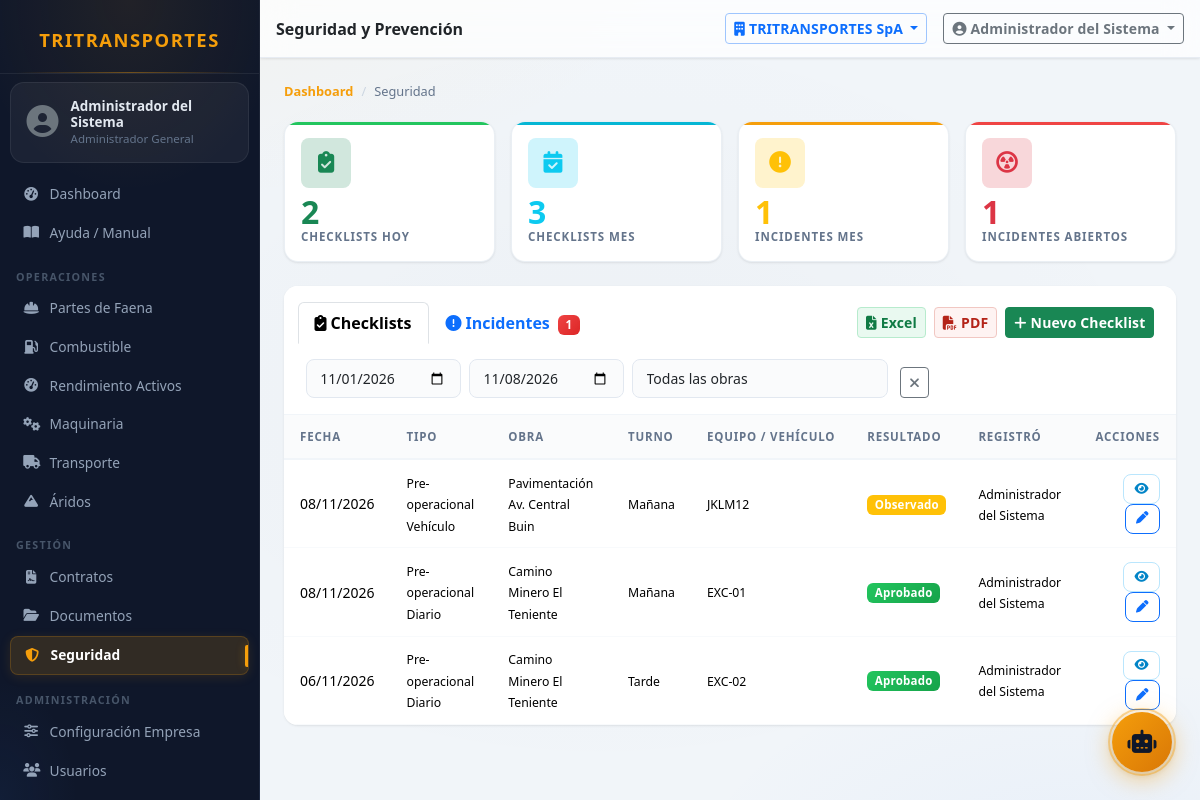
/modules/seguridad/index.php (signed in), run on the app's committed database.
### tables this page shows
CREATE TABLE IF NOT EXISTS checklists_registros (
    id             INT UNSIGNED AUTO_INCREMENT PRIMARY KEY,
    empresa_id     INT UNSIGNED NOT NULL,
    tipo_id        INT UNSIGNED,
    obra_id        INT UNSIGNED,
    equipo_id      INT UNSIGNED,
    vehiculo_id    INT UNSIGNED,
    trabajador_id  INT UNSIGNED,
    fecha          DATE NOT NULL,
    turno          ENUM('mañana','tarde','noche') DEFAULT 'mañana',
    resultado      ENUM('aprobado','rechazado','observado') NOT NULL DEFAULT 'aprobado',
    observaciones  TEXT,
    firma_b64      MEDIUMTEXT,
    creado_por     INT UNSIGNED,
    created_at     DATETIME NOT NULL DEFAULT CURRENT_TIMESTAMP,
    CONSTRAINT fk_chk_emp  FOREIGN KEY (empresa_id)    REFERENCES empresas(id),
    CONSTRAINT fk_chk_tipo FOREIGN KEY (tipo_id)       REFERENCES tipos_checklist(id) ON DELETE SET NULL,
    CONSTRAINT fk_chk_obra FOREIGN KEY (obra_id)       REFERENCES obras(id)           ON DELETE SET NULL,
    CONSTRAINT fk_chk_eq   FOREIGN KEY (equipo_id)     REFERENCES equipos(id)         ON DELETE SET NULL,
    CONSTRAINT fk_chk_veh  FOREIGN KEY (vehiculo_id)   REFERENCES vehiculos(id)       ON DELETE SET NULL,
    CONSTRAINT fk_chk_usr  FOREIGN KEY (creado_por)    REFERENCES usuarios(id)        ON DELETE SET NULL,
    INDEX idx_chk_emp_f (empresa_id, fecha)
);

CREATE TABLE IF NOT EXISTS tipos_checklist (
    id        INT UNSIGNED AUTO_INCREMENT PRIMARY KEY,
    nombre    VARCHAR(100) NOT NULL,
    aplica_a  VARCHAR(60) DEFAULT 'equipo',
    activo    TINYINT(1)  NOT NULL DEFAULT 1,
    UNIQUE KEY uq_nombre (nombre)
);

CREATE TABLE IF NOT EXISTS obras (
    id          INT UNSIGNED AUTO_INCREMENT PRIMARY KEY,
    empresa_id  INT UNSIGNED NOT NULL,
    nombre      VARCHAR(150) NOT NULL,
    codigo      VARCHAR(30),
    cliente_id  INT UNSIGNED,
    descripcion TEXT,
    fecha_inicio DATE,
    fecha_termino DATE,
    estado      ENUM('activa','pausada','finalizada') NOT NULL DEFAULT 'activa',
    lat         DECIMAL(10,7),
    lng         DECIMAL(10,7),
    activo      TINYINT(1)   NOT NULL DEFAULT 1,
    created_at  DATETIME     NOT NULL DEFAULT CURRENT_TIMESTAMP,
    updated_at  DATETIME     NOT NULL DEFAULT CURRENT_TIMESTAMP ON UPDATE CURRENT_TIMESTAMP,
    CONSTRAINT fk_obra_emp FOREIGN KEY (empresa_id) REFERENCES empresas(id),
    CONSTRAINT fk_obra_cli FOREIGN KEY (cliente_id) REFERENCES clientes(id) ON DELETE SET NULL
);

CREATE TABLE IF NOT EXISTS vehiculos (
    id           INT UNSIGNED AUTO_INCREMENT PRIMARY KEY,
    empresa_id   INT UNSIGNED NOT NULL,
    patente      VARCHAR(10)  NOT NULL,
    marca        VARCHAR(60),
    modelo       VARCHAR(80),
    anio         SMALLINT UNSIGNED,
    categoria_id INT UNSIGNED,
    color        VARCHAR(40),
    odometro     INT UNSIGNED DEFAULT 0,
    activo       TINYINT(1)   NOT NULL DEFAULT 1,
    created_at   DATETIME     NOT NULL DEFAULT CURRENT_TIMESTAMP,
    updated_at   DATETIME     NOT NULL DEFAULT CURRENT_TIMESTAMP ON UPDATE CURRENT_TIMESTAMP,
    UNIQUE KEY uq_patente (empresa_id, patente),
    CONSTRAINT fk_veh_emp  FOREIGN KEY (empresa_id)   REFERENCES empresas(id),
    CONSTRAINT fk_veh_cat  FOREIGN KEY (categoria_id) REFERENCES categorias_vehiculo(id) ON DELETE SET NULL
);

CREATE TABLE IF NOT EXISTS usuarios (
    id            INT UNSIGNED AUTO_INCREMENT PRIMARY KEY,
    empresa_id    INT UNSIGNED NOT NULL,
    trabajador_id INT UNSIGNED,
    email         VARCHAR(120) NOT NULL,
    nombre        VARCHAR(120) NOT NULL,
    password_hash VARCHAR(255) NOT NULL,
    rol_id        INT UNSIGNED NOT NULL,
    activo        TINYINT(1)   NOT NULL DEFAULT 1,
    ultimo_acceso DATETIME,
    created_at    DATETIME     NOT NULL DEFAULT CURRENT_TIMESTAMP,
    updated_at    DATETIME     NOT NULL DEFAULT CURRENT_TIMESTAMP ON UPDATE CURRENT_TIMESTAMP,
    UNIQUE KEY uq_email (email),
    CONSTRAINT fk_usr_emp  FOREIGN KEY (empresa_id)    REFERENCES empresas(id),
    CONSTRAINT fk_usr_trab FOREIGN KEY (trabajador_id) REFERENCES trabajadores(id) ON DELETE SET NULL,
    CONSTRAINT fk_usr_rol  FOREIGN KEY (rol_id)        REFERENCES roles(id)
);

CREATE TABLE IF NOT EXISTS equipos (
    id              INT UNSIGNED AUTO_INCREMENT PRIMARY KEY,
    empresa_id      INT UNSIGNED NOT NULL,
    codigo          VARCHAR(30)  NOT NULL,
    nombre          VARCHAR(120) NOT NULL,
    marca_id        INT UNSIGNED,
    modelo_id       INT UNSIGNED,
    categoria_id    INT UNSIGNED,
    anio            SMALLINT UNSIGNED,
    numero_serie    VARCHAR(60),
    horometro       DECIMAL(10,1) DEFAULT 0,
    activo          TINYINT(1)    NOT NULL DEFAULT 1,
    created_at      DATETIME      NOT NULL DEFAULT CURRENT_TIMESTAMP,
    updated_at      DATETIME      NOT NULL DEFAULT CURRENT_TIMESTAMP ON UPDATE CURRENT_TIMESTAMP,
    UNIQUE KEY uq_codigo (empresa_id, codigo),
    CONSTRAINT fk_eq_emp   FOREIGN KEY (empresa_id)   REFERENCES empresas(id),
    CONSTRAINT fk_eq_marca FOREIGN KEY (marca_id)     REFERENCES marcas_equipo(id) ON DELETE SET NULL,
    CONSTRAINT fk_eq_mod   FOREIGN KEY (modelo_id)    REFERENCES modelos_equipo(id) ON DELETE SET NULL,
    CONSTRAINT fk_eq_cat   FOREIGN KEY (categoria_id) REFERENCES categorias_equipo(id) ON DELETE SET NULL
);

### modules/seguridad/index.php (the view, shortened to what the rows shown need)
<?php
$emp  = Auth::empresaId();
$hoy  = date('Y-m-d');
$mes0 = date('Y-m-01');
$kpiIncAbiertos     = DB::count("SELECT COUNT(*) FROM incidentes WHERE empresa_id=? AND estado IN ('reportado','investigando')", [$emp]);
$tab    = get('tab', 'checklists');
$fDesde = get('desde', $mes0);
$fHasta = get('hasta', $hoy);
$obraId = getInt('obra_id');
$page   = getInt('page', 1);
if ($tab === 'incidentes') {
    $where  = "WHERE i.empresa_id=?";
    $params = [$emp];
    if ($fDesde) { $where .= " AND i.fecha >= ?"; $params[] = $fDesde; }
    if ($fHasta) { $where .= " AND i.fecha <= ?"; $params[] = $fHasta; }
    if ($obraId) { $where .= " AND i.obra_id = ?"; $params[] = $obraId; }
    $total = DB::count("SELECT COUNT(*) FROM incidentes i $where", $params);
    $pag   = paginate($total, $page);
    $rows  = DB::all(
        "SELECT i.*, o.nombre AS obra_nombre,
                CONCAT(t.nombre,' ',t.apellido) AS trab_nombre
         FROM incidentes i
         LEFT JOIN obras o ON o.id=i.obra_id
         LEFT JOIN trabajadores t ON t.id=i.trabajador_id
         $where ORDER BY i.fecha DESC, i.id DESC
         LIMIT {$pag['limit']} OFFSET {$pag['offset']}",
        $params
    );
} else {
    $where  = "WHERE cr.empresa_id=?";
    $params = [$emp];
    if ($fDesde) { $where .= " AND cr.fecha >= ?"; $params[] = $fDesde; }
    if ($fHasta) { $where .= " AND cr.fecha <= ?"; $params[] = $fHasta; }
    $total = DB::count("SELECT COUNT(*) FROM checklists_registros cr $where", $params);
    $pag   = paginate($total, $page);
    $rows  = DB::all(
        "SELECT cr.*, tc.nombre AS tipo_nombre, o.nombre AS obra_nombre,
                e.codigo AS equipo_codigo, ve.patente,
                u.nombre AS creado_nombre
         FROM checklists_registros cr
         LEFT JOIN tipos_checklist tc ON tc.id=cr.tipo_id
         LEFT JOIN obras o ON o.id=cr.obra_id
         LEFT JOIN equipos e ON e.id=cr.equipo_id
         LEFT JOIN vehiculos ve ON ve.id=cr.vehiculo_id
         LEFT JOIN usuarios u ON u.id=cr.creado_por
         $where ORDER BY cr.fecha DESC, cr.id DESC
         LIMIT {$pag['limit']} OFFSET {$pag['offset']}",
        $params
    );
}
$resColors = ['aprobado'=>'success','rechazado'=>'danger','observado'=>'warning'];
include ROOT . '/includes/header.php';
?>
<div class="card table-card">
    <?php if (Auth::can('seguridad', 'ver')): ?>
    <div class="table-responsive">
    <?php if ($tab === 'checklists'): ?>
        <table class="table table-hover mb-0">
            <thead><tr><th>Fecha</th><th>Tipo</th><th>Obra</th><th>Turno</th><th>Equipo / Vehículo</th><th>Resultado</th><th>Registró</th><th class="text-end">Acciones</th></tr></thead>
            <tbody>
            <?php foreach ($rows as $r): ?>
            <tr>
                <td><?= formatDate($r['fecha']) ?></td>
                <td><small><?= h($r['tipo_nombre'] ?? '—') ?></small></td>
                <td><small><?= h($r['obra_nombre'] ?? '—') ?></small></td>
                <td><small><?= h(ucfirst($r['turno'] ?? '—')) ?></small></td>
                <td><small><?= h($r['equipo_codigo'] ?? $r['patente'] ?? '—') ?></small></td>
                <td><span class="badge bg-<?= $resColors[$r['resultado']] ?? 'secondary' ?>"><?= h(ucfirst($r['resultado'])) ?></span></td>
                <td><small><?= h($r['creado_nombre'] ?? '—') ?></small></td>
                <td class="text-end">
                    <button type="button" class="btn btn-sm btn-outline-info btn-action btn-view js-view" data-vista="seguridad_checklists" data-id="<?= $r['id'] ?>" title="Visualizar"><i class="fas fa-eye"></i></button>
                    <?php if (Auth::can('seguridad', 'editar')): ?>
                    <a href="checklist?id=<?= $r['id'] ?>" class="btn btn-sm btn-outline-primary btn-action" title="Editar"><i class="fas fa-pen"></i></a>
                    <?php endif; ?>
                </td>
            </tr>
            <?php endforeach; ?>
            </tbody>
        </table>
    <?php endif; ?>
    </div>
    <?php endif; ?>
</div>
<?php include ROOT . '/includes/footer.php'; ?>

### data on the page
checklists_registros: fecha "08/11/2026", tipo.nombre "Pre-operacional Vehículo", obra.nombre "Pavimentación Av. Central Buin", turno "Mañana", vehiculo.patente "JKLM12", resultado "Observado", creado_por.nombre "Administrador del Sistema"
checklists_registros: fecha "08/11/2026", tipo.nombre "Pre-operacional Diario", obra.nombre "Camino Minero El Teniente", turno "Mañana", equipo.codigo "EXC-01", resultado "Aprobado", creado_por.nombre "Administrador del Sistema"
checklists_registros: fecha "06/11/2026", tipo.nombre "Pre-operacional Diario", obra.nombre "Camino Minero El Teniente", turno "Tarde", equipo.codigo "EXC-02", resultado "Aprobado", creado_por.nombre "Administrador del Sistema"

### other printed values
Auth::user()['nombre'] "Administrador del Sistema"
Auth::rolNombre() "Administrador General"
$label "Dashboard Ayuda / Manual Partes de Faena Combustible Rendimiento Activos Maquinaria Transporte Áridos Contratos Documentos Seguridad Configuración Empresa Usuarios"
$label "OPERACIONES GESTIÓN ADMINISTRACIÓN"
$pageTitle "Seguridad y Prevención"
$empActiva "TRITRANSPORTES SpA"
$kpiChecklistsHoy "2"
$kpiChecklistsMes "3"
$kpiIncidentesMes "1"
$kpiIncAbiertos "1"
